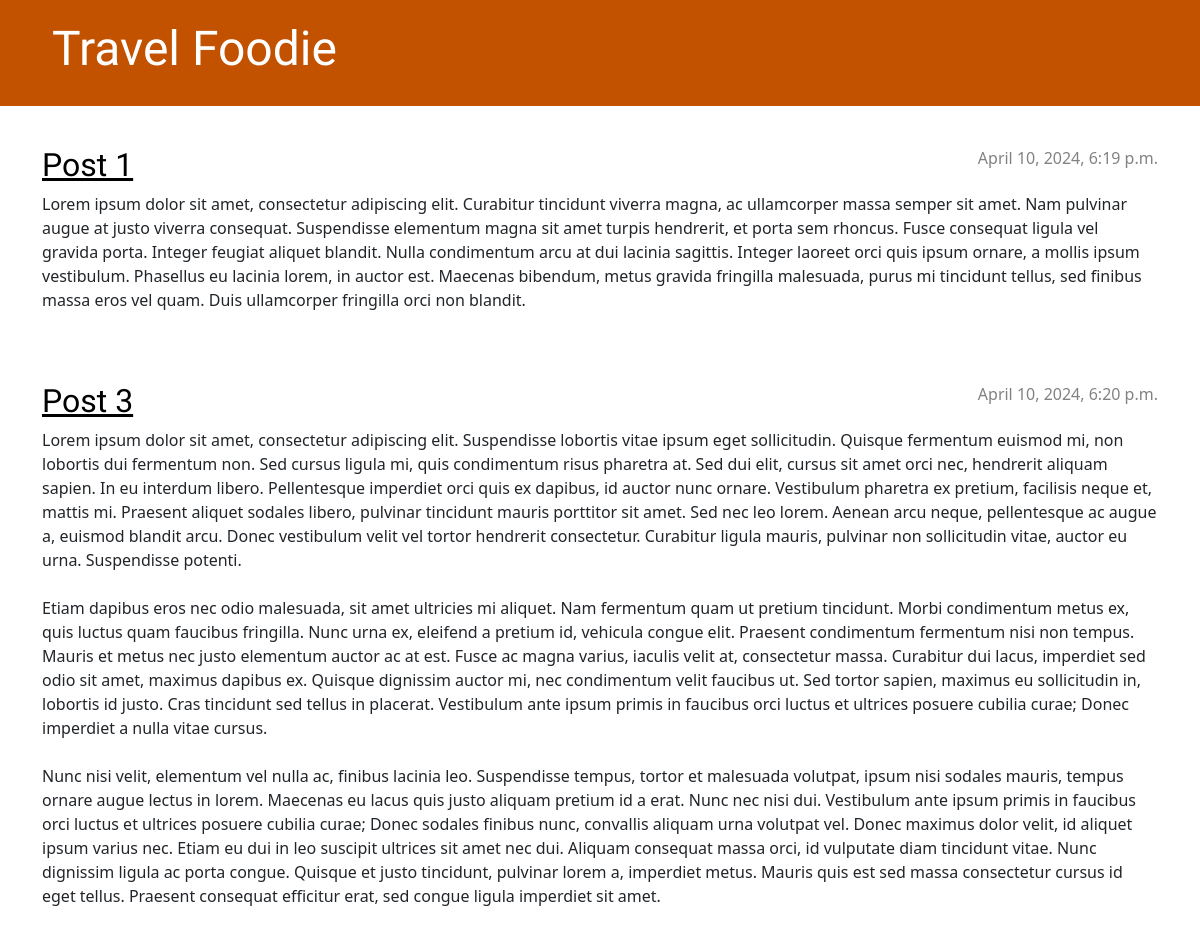
/, run on an earlier commit of the app's database.
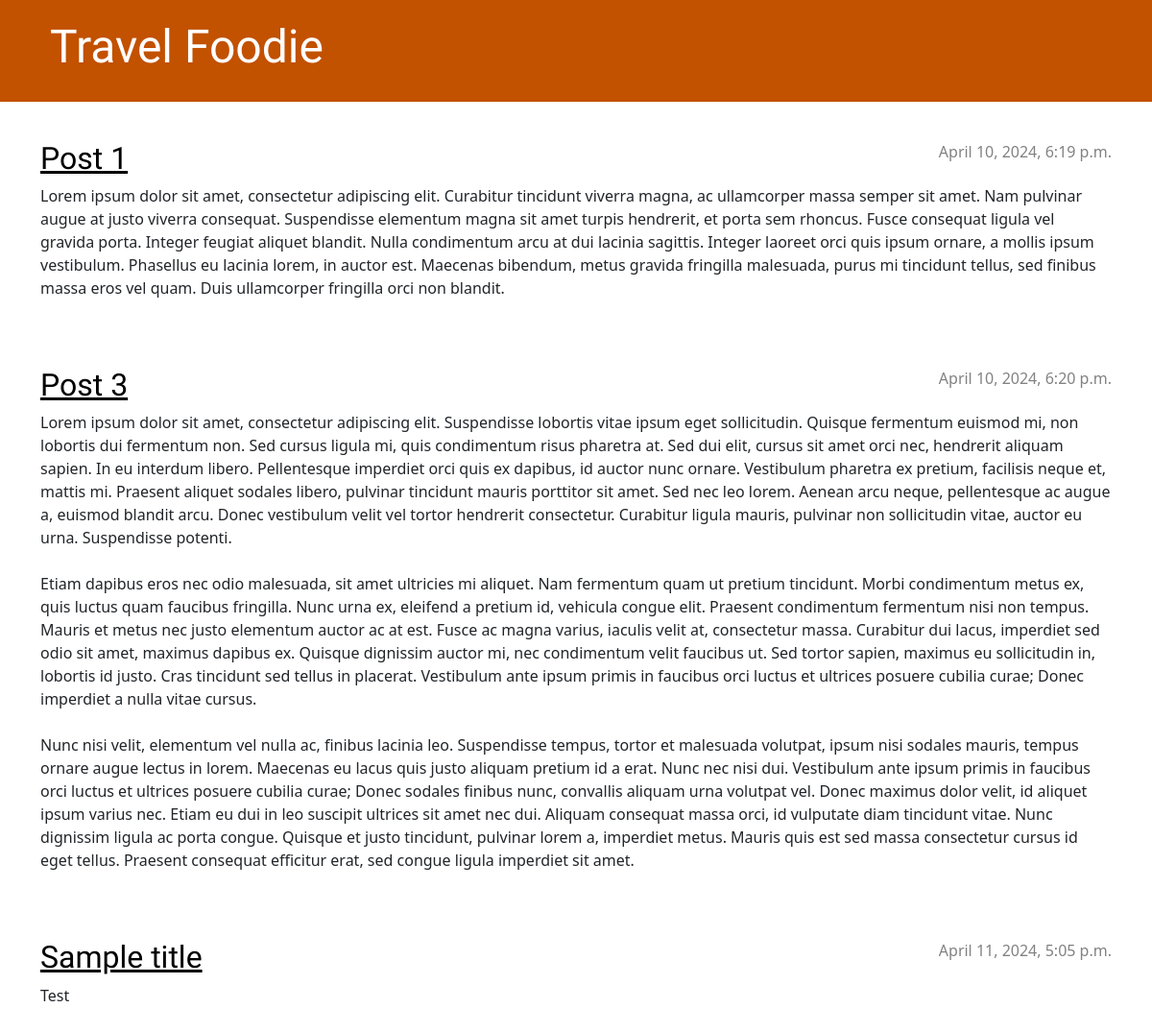
And on a later commit of the database.
### blog/models.py (models this page shows, shortened)
class Post(models.Model):
    author = models.ForeignKey(settings.AUTH_USER_MODEL, on_delete=models.CASCADE)
    title = models.CharField(max_length=200)
    text = models.TextField()
    created_date = models.DateTimeField(default=timezone.now)
    published_date = models.DateTimeField(blank=True, null=True)

### blog/views.py (the view)
# urls.py: path('', views.post_list, name='post_list'),
def post_list(request):
    posts = Post.objects.filter(published_date__lte=timezone.now()).order_by('published_date')
    return render(request, 'blog/post_list.html', {'posts':posts})

### blog/templates/blog/post_list.html
{% extends 'blog/base.html' %}
{% block content %}
    {% for post in posts %}
        <article class="post">
            <time class="date">
                {{ post.published_date }}
            </time>
            <h2><a href="{% url 'post_detail' pk=post.pk %}">{{ post.title }}</a></h2>
            <p>{{ post.text|linebreaksbr }}</p>
        </article>
    {% endfor %}
{% endblock %}

What changed in the data, as far as the page shows it:
added Post: published_date "April 11, 2024, 5:05 p.m.", title "Sample title", text "Test"
